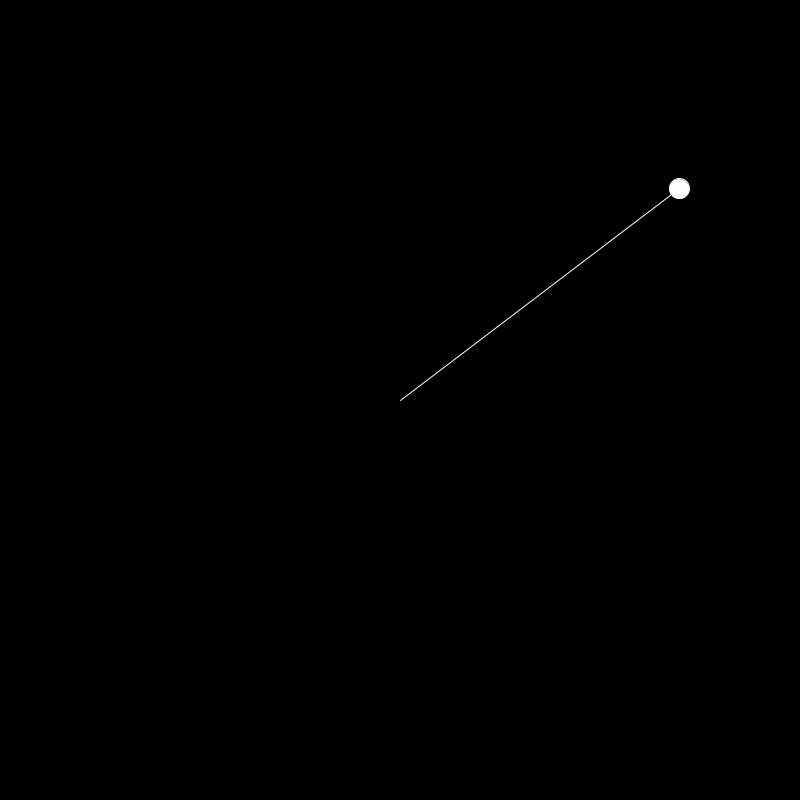
Frame 1 (no input)
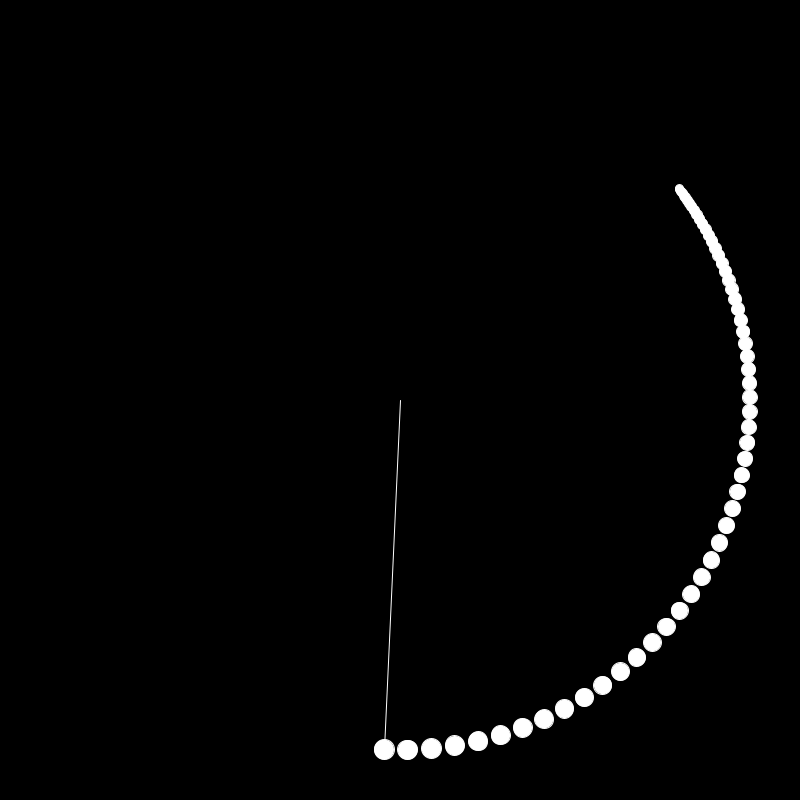
Frame 60 (the mouse pressed at the canvas centre just before this capture)
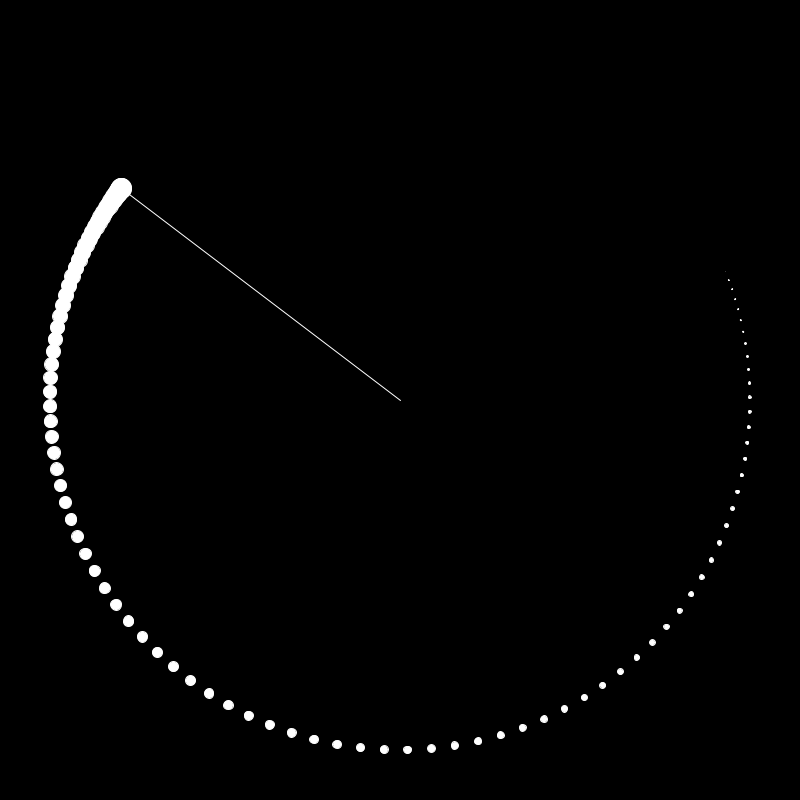
Frame 120 (the mouse held since frame 60 and released just before this capture)

The Processing sketch that drew these frames (run headless with seeded random() and noise(); from frame 60 on, the mouse is pressed at the canvas centre):

// Processing sketch: Pendulum
// ── Pendulum.pde

final float G = 0.5;

Pend p;
ArrayList<AfterImage> ais;

void setup() {
  size(800, 800);

  p = new Pend(new PVector(width / 2, height / 2), degrees(140), 350);
  ais = new ArrayList<AfterImage>();
}

void draw() {
  background(0, 200);

  for (AfterImage ai : ais) {
    ai.update();
    ai.draw();
  }

  for (int i = 0; i < ais.size(); i++) {
    if (ais.get(i).radius == 0) ais.remove(i);
  }

  p.update();
  p.draw();
}

void mouseReleased() {
  PVector curr = new PVector(mouseX, mouseY);
  p.ang = PVector.sub(p.pos, curr).heading() + HALF_PI;
  p.angVel = radians(PVector.sub( new PVector(pmouseX, pmouseY), curr).mag());

  ais.clear();
}

class Pend {
  PVector pos;
  int len;
  float ang;
  float angVel;
  float angAcc;

  Pend(PVector pos, float ang, int len) {
    this.pos = pos;
    this.ang = ang;
    this.len = len;
  }

  void update() {
    angAcc = -G/len*sin(ang);
    angVel += angAcc;
    ang += angVel;
  }

  void draw() {
    stroke(255);
    PVector end = PVector.add(pos, PVector.fromAngle(ang).rotate(HALF_PI).mult(len));
    line(pos.x, pos.y, end.x, end.y);
    circle(end.x, end.y, 20);

    ais.add(new AfterImage(end));
  }
}

class AfterImage {
  PVector pos;
  float radius = 20;

  AfterImage(PVector p) {
    pos = p.copy();
  }

  void update() {
    radius = Math.max(radius - 0.2, 0);
  }

  void draw() {
    fill(255);
    circle(pos.x, pos.y, radius);
  }
}
